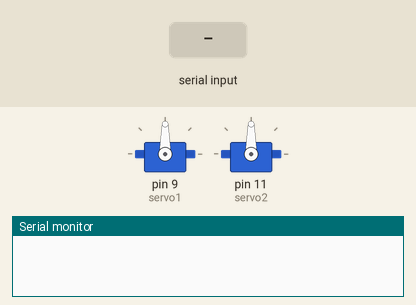
Bench run of a sketch on a simulated Arduino Uno, built with avr-gcc and run on an emulated ATmega328P. Shown: 2 × servo, the last lines printed to the serial monitor. Inputs (shaded band) come from the test bench.

Above: at 1.2 s.
1.3 s: "1\n" received over Serial
At 3.3 s:
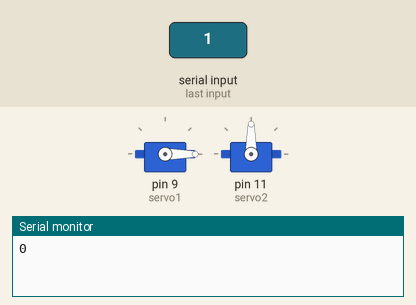
3.9 s: "2\n" received over Serial
At 6.2 s:
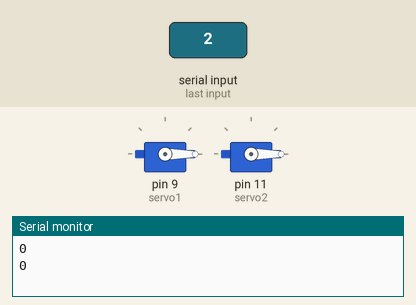
6.5 s: "1,90\n" received over Serial
At 7.7 s:
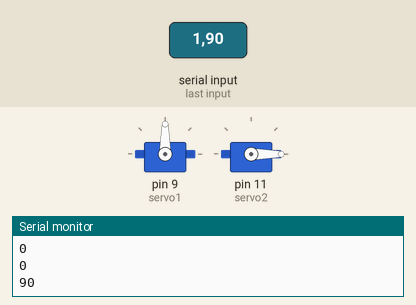
Timing chart, 0 to 9.5 s (numbered marks = the images above; inputs shaded):
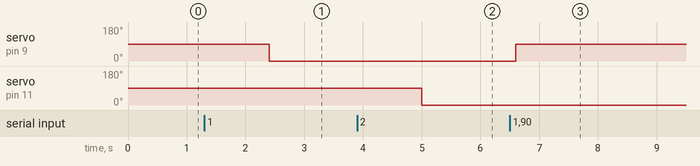

Measured:
- after the input at 1.3 s, servo on pin 9 (servo1): 90° → 0° after 1.1 s
- after the input at 3.9 s, servo on pin 11 (servo2): 90° → 0° after 1.1 s
- after the input at 6.5 s, servo on pin 9 (servo1): 0° → 90° after 0.10 s

The sketch:

DeteccionObjetos.ino
```cpp
#include <Servo.h>
Servo servo1;
Servo servo2;
int op=1;
int g=0;
void setup() {
  // put your setup code here, to run once:
  Serial.begin(9600);
  servo1.attach(9);
  servo2.attach(11);
}

void loop() {
  // put your main code here, to run repeatedly:
  if(Serial.available()>0){
    op=Serial.parseInt(); //Seleccionamos que servo motor queremos mover.
    delay(100);
    switch(op){
      case 1:
        g=Serial.parseInt();//Asignamos los grados a rotar
        if( g>=0 && g<=180){
          servo1.write(g);
          Serial.println(g);
        }
        else{
            Serial.println("Servomotor 1 Fuera del rango");
        }
        break;
      case 2:

        g=Serial.parseInt();
        if(g>=0 && g<=160 ){
          servo2.write(g);
          Serial.println(g);
        }
        else{
          Serial.println("Servo motor 2 Fuera del rango");
        }
        break;
      default: Serial.println("Not found"); break;
    }
  }
}
```
